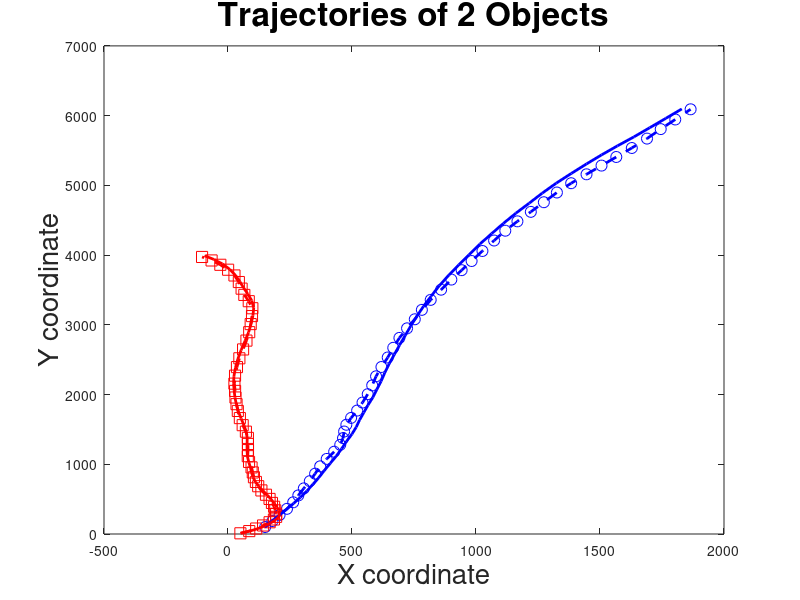

The MATLAB source for this figure: (Note: this script raises an error after producing the figure.)
clc;clear all;close all;

%Starting parameters

%count of steps
n=50;

%delta_time
T=1;

%number of Monte Carlo runs
MC_number=15;

%start position (x, y, vx, vy)
target_position=[150 30 100 80; 
                 50 40 10 30]; 
				 



%dimensions
c=2;

g_sigma=9.21;                                                                     
lambda=2; 
gamma=lambda*10^(-6); 

%jpdaf parameters

%Probability of detection
Pd=1;

%Probability of observation falling within gate
Pg=0.99; 

%Noise vector
target_delta=[200 20]; 

P1=[target_delta(1)^2 0 0 0;
                    0 0.01 0 0;
                    0 0 target_delta(1)^2 0;
                     0 0 0 0.01]; 

P=zeros(4,4,c); 
P(:,:,1)=P1;
P(:,:,2)=P1;

%For Gaussian random
mu = 0;
sigma = 10;

%	Tracking parameters
% X(k+1)=A*X(k) + G*w(k) (constant velocity
%model)

A = [1 T 0 0;
     0 1 0 0;
     0 0 1 T;
     0 0 0 1];  
 
	 

%Gaussian noise evolution matrix
G=[T^2/2 0;
       T 0;
       0 T^2/2;
       0 T];
	   
Q=[50 0;
   0 50]; 

	   
%measurement parameters 

% Y(k)=C*X(k) + v(k)
C = [1 0 0 0;
     0 0 1 0];
 
R=[target_delta(1)^2 0;
    0 target_delta(1)^2]; 
	


x_filter=zeros(4,c,n);
x_filter1=zeros(4,c,n,MC_number);  

data_measurement=zeros(c,2,n);                                                     
data_measurement1=zeros(c,4,n); 


%Generating tracks

data_measurement1(:,:,1)=target_position;

for i=1:c
	for ii=2:n                                                                      
        data_measurement1(i,:,ii)=(A*data_measurement1(i,:,ii-1)')'+(G*sqrt(Q)*(randn(2,1)))'; 
    end
end



% Multitracking problem
for M=1:MC_number
	%Process of measurement
	Noise=[];
	%generating observations
	for i=1:n
		for j=1:c                                                                     
            data_measurement(j,1,i)=data_measurement1(j,1,i)%+randn(1)*target_delta(j);
            data_measurement(j,2,i)=data_measurement1(j,3,i)%+randn(1)*target_delta(j); 
        end
    end
	
	S=zeros(2,2,c);
    Z_predic=zeros(2,2);                                                               
    x_predic=zeros(4,2);                                                               
    ellipse_Volume=zeros(1,2);
    NOISE_sum_a=[];                                                                    
    NOISE_sum_b=[]; 
	

	%using JPDAF for observations
	for t=1:n
		y1=[];
		y=[];
		Noise=[];
		NOISE=[];
		
		%Fixed i-th track run process tracking
		for i=1:c
			
			%Prediction
			if t~=1
				x_predic(:,i) = A*x_filter(:,i,t-1); 
			else
				x_predic(:,i)=target_position(i,:)';
			end
			
			%% Kalman filter
			%   P(k|k-1)
			P_predic=A*P(:,:,i)*A'+G*Q*G';
			
			%Predicted measurement
			Z_predic(:,i)=C*x_predic(:,i);
			
			% Error covariance matrix
			R=[target_delta(i)^2 0; 
            0 target_delta(i)^2];
			
			S(:,:,i)=C*P_predic*C'+R
			
			
         
			%Calculation of validation gate
			%Volume VG: we are in 2D
			ellipse_Volume(i)=pi*g_sigma*sqrt(det(S(:,:,i)));  
			number_returns=floor(ellipse_Volume(i)*gamma+1);                               
			side=sqrt((ellipse_Volume(i)*gamma+1)/gamma)/2; 
			
			%Add the NOISE predictions:
			Noise_x=x_predic(1,i)+side-2*randn(1,number_returns)*side;                      
			Noise_y=x_predic(3,i)+side-2*randn(1,number_returns)*side;    
			Noise=[Noise_x;Noise_y];
			NOISE=[NOISE Noise];
			
			if i==1
				NOISE_sum_a=[NOISE_sum_a Noise];
			else
				NOISE_sum_b=[NOISE_sum_b Noise];
			end
			
		end
		
		%Process of 2 tracks together
        b=zeros(1,2);
        b(1)=data_measurement(1,1,t);   %x
        b(2)=data_measurement(1,2,t);   %y
		
		%Add the correct measurement for Track 1
        y1=[NOISE b'];    
		b(1)=data_measurement(2,1,t);
        b(2)=data_measurement(2,2,t);
        y1=[y1 b']; 
		
		m1=0;                                                                          
        [n1,n2]=size(y1);
        Q1=zeros(100,3);
		
		for j=1:n2 
            flag=0;
			
			%Verification that Zj is the gate of Validation of Xi -> VG( Xi )
            for i=1:c
                d=y1(:,j)-Z_predic(:,i);                                              
                D=d'*inv(S(:,:,i))*d;                                                 
                
                if D<=g_sigma                                                                                                            
                   flag=1;
                   %Can be ovbservation m1 generated by clutter?
                   Q1(m1+1,1)=1;   
                   %Can be observation m1 generated by track 1?
                   Q1(m1+1,i+1)=1;
                end
                
            end
			
			%If Zj belongs to VG(X1) or VG(X2)
            if flag==1   
               y=[y y1(:,j)]; 
               %Is m1 the index of observations that are in the Validation?
               %Gate and published iteratively in y
               m1=m1+1;                                                            
            end
			
		end
		
		%Will Q2 contain only suitable measures?
        % Matrix m1 x 3 --> Measures on the rows - target columns
        Q2=Q1(1:m1,1:3);                        
		
		    %   Generating possible matrix associations starting from
			%   Suitable measures
			%
			%       num: Total mumber of matrix       
			%
			%       A_matrix: Matrix (m1 x 3 x 100) of all possible
			%                 Associations where:
			%                 m1 -> number of suitable measures
			%                 3  -> total number of track (1:clutter) (2-3: tracks)
			%                 10000 -> maximum number of suitable assotiations
			%                         generation of matrix Q2 according to
			%                         procedure described in article
		
		A_matrix=zeros(m1,3,10000);
		
		A_matrix(:,1,1:10000)=1;
		
		%If there permitted measures
        if m1~=0 
           %Counter of possible associations
           num=1;
           % Procedure of generating assotiations matrix:
           %
           % 1) Reading for extracting the rows of first element 1
           for i=1:m1
				if Q2(i,2)==1                                                              
                    A_matrix(i,2,num)=1;
                    A_matrix(i,1,num)=0;                                
                    num=num+1;
                    %Reading
                    for j=1:m1                                                              
                        if (i~=j) & (Q2(j,3)==1)
                            A_matrix(i,2,num)=1;
                            A_matrix(i,1,num)=0;
                            A_matrix(j,3,num)=1;
                            A_matrix(j,1,num)=0;
                            num=num+1;
                        end
                    end
                end
            end              
			
			
			for i=1:m1
                if Q2(i,3)==1
                    A_matrix(i,3,num)=1;
                    A_matrix(i,1,num)=0;
                    num=num+1;
                end
            end
			
		else
            %No measures allowed
            flag=1;
        end
	
	
	    %Generation of all possible assotiations
        A_matrix=A_matrix(:,:,1:num);
		
		    %%%  For each event assotiations calculation:
			%       
			%            k         k-1 
			%       P(  Y  | X ,  Y    ): Probability of observations of measurement
			%
			%      
			%                     k-1 
			%       P( X | m  ,  Y    ):  Priority of observed measures
			%
			%    estimate A posteriori: 
			%
			%                    k  
			%       P(  X  |   Y    ): Estimation of the state of A posteriori
		
		Pr=zeros(1,num);
		
		%Considering possibility of matrix assotiations
		for i=1:num
			%All measurements can be false alarms 
			False_num=m1;
			N=1;
			
			%% Fixed event associations and its matrix associations  
			%  For each measurement j going to calculate:
			%
			%       - Measurement associations indicator  - tau(j,X)
			%
			%       - Target detection indicator - lambda(t,X)
			%
			
			for j=1:m1
				%Calculating the measurement associations indicator for event
				%Association Xi (fixed j and high on all the Track (2-3))
				
				mea_indicator=sum(A_matrix(j,2:3,i));
				
				if mea_indicator==1 
				%Considering what the track measure was associating
                
                %Update FM(X):  Total number of wrong measures in X
                False_num=False_num-1;
				
				%Individual to which of the 2 tracks measurement j e associated
                %Comparing association for probability X and calculation:
                %
                %                  k-1 
                % P(  yj | Xjt ,  Y    )
                if A_matrix(j,2,i)==1   % Xjt                                               
                    b=(y(:,j)-Z_predic(:,1))'*inv(S(:,:,1))*(y(:,j)-Z_predic(:,1));    
                    N=N/sqrt(det(2*pi*S(:,:,1)))*exp(-1/2*b);                                                  
                else                                                                   
                    b=(y(:,j)-Z_predic(:,2))'*inv(S(:,:,2))*(y(:,j)-Z_predic(:,2));
                    N=N/sqrt(det(2*pi*S(:,:,2)))*exp(-1/2*b);                                                   
                end         
				
			end
		end
		
		
		%Calculating the total volume of validation gate
        V=ellipse_Volume(1)+ellipse_Volume(2); 
        LikelyHood=N/(V^False_num);
		
		
		%       P( X | m  ,  Y    ):  priority of observed measures
		
		if Pd==1
            Prior=1;
        else
            Prior=1;
		for j=1:c
                %Target partial indicator: high only
                target_indicator=sum(A_matrix(:,j+1,i));                               
                
                Prior=Prior*(Pd^target_indicator)*(1-Pd)^(1-target_indicator);                   
            end
        end 
		
		
		%Calculating the number of events in X for which the same set of
        % targets founded:
        %
        %   m           m!
        % P         =  ----               
        %  m-FM(X)     FM(m)!
        %
        % Calcolo   FM(m)!
        a1=1;
        for j=1:False_num
            a1=a1*j;
        end
		
			Pr(i)=a1*LikelyHood*Prior;
		end
		
		Pr=Pr/sum(Pr);
		
		
		%%%  Calculation of coefficients Beta (j, t)
		BeTa=zeros(m1+1,c);
		for i=1:c
			for j=1:m1
				for k=1:num
					BeTa(j,i)=BeTa(j,i)+Pr(k)*A_matrix(j,i+1,k);
				end
			end
		end
		%Calculation of Beta (0, t) -> last position Beta (j, t)
		BeTa(m1+1,:)=1-sum(BeTa(1:m1,1:c));                  


		%%%  Kalman prediction for 2 filters
		
		
		for i=1:c 
			%Predicted error covariance matrix
			%P(k|k-1)
			P_predic = A*P(:,:,i)*A'+G*Q*G';
			K(:,:,i)= P_predic*C'*inv(S(:,:,i));
			%Update of the covariance matrix: missing Term Pk that depends
			% the combined innovation
			P(:,:,i)= P_predic-(1-BeTa(m1+1,i))*K(:,:,i)*S(:,:,i)*K(:,:,i)';
		end
		
		
		%%%  Kalman update for 2 filters
		
		for i=1:c
			a=0;         
			Pk=0;
        
			x_filter2=0;    
        
			for j=1:m1
				a=x_predic(:,i)+ K(:,:,i)*(y(:,j)- Z_predic(:,i));
            
				x_filter2=x_filter2+BeTa(j,i)*(a);
				
			end
			
			        %Adding the factor Beta0
			x_filter2=BeTa(m1+1,i)*x_predic(:,i) + x_filter2;
			x_filter(:,i,t)=x_filter2;
        
			a=0;
			for j=1:m1+1
				if j==m1+1
					%Case of association to clutter
					a=x_predic(:,i);
				else
					%Case of association track
                
					a=x_predic(:,i)+ K (:,:,i)*(y(:,j)- Z_predic(:,i));
				end
            
				Pk=Pk+BeTa(j,i)*(a*a'-x_filter2*x_filter2');
			end
			
			%Update of the covariance matrix: missing Pk
			%P(:,:,i)=P(:,:,i)+b; 
        
			x_filter1(:,i,t,M)=x_filter(:,i,t);   
		end
		
	end
end

%%%%%  Middle value of simulations
x_filter=sum(x_filter1,4)/MC_number; 


%%%  1.Visualization


%Drawing TRACK 1
a=zeros(1,n);
b=zeros(1,n);
for i=1:n
    a(i)=data_measurement1(1,1,i);
    b(i)=data_measurement1(1,3,i);
end
plot(a,b, '--b', 'LineWidth', 2 ); % Actual Trajectory 1
hold on;

%Drawing TRACK 2
a=zeros(1,n);
b=zeros(1,n);
for i=1:n
    a(i)=data_measurement1(2,1,i);
    b(i)=data_measurement1(2,3,i);
end
plot(a,b,'--r', 'LineWidth', 2 ); % Actual Trajectory 2
    % 
for i=1:c
	a=zeros(1,n);
	b=zeros(1,n);
	for j=1:n
		a(j)=data_measurement(i,1,j);
		b(j)=data_measurement(i,2,j);
	end
        if i==1
           plot(a(:),b(:), 'ob', 'MarkerSize', 8 ); % modeled Sensor Data 1
        else 
           plot(a(:),b(:), 'sr', 'MarkerSize', 8 ); % modeled Sensor Data 2
        end
	hold on;
end
	
for i=1:c
    a=zeros(1,n);
    b=zeros(1,n);
    for j=1:n
        a(j)=x_filter(1,i,j);
        b(j)=x_filter(3,i,j);
    end
    if i==1
        plot(a(:),b(:), '-b', 'LineWidth', 2 ); % Reconstructed Trajectory 1
    else 
        plot(a(:),b(:), '-r', 'LineWidth', 2 ); % Reconstructed Trajectory 2
    end
	hold on;
end

xlabel( 'X coordinate', 'FontSize', 20 );
ylabel( 'Y coordinate', 'FontSize', 20 );
title( 'Trajectories of 2 Objects', 'FontSize', 24 );

legend('Actual Traj. 1','Actual Traj. 2','Sensor Data 1', 'Sensor Data 2', ...
    'Reconstructed Traj. 1', 'Reconstructed Traj. 2', 4);
grid on;

	